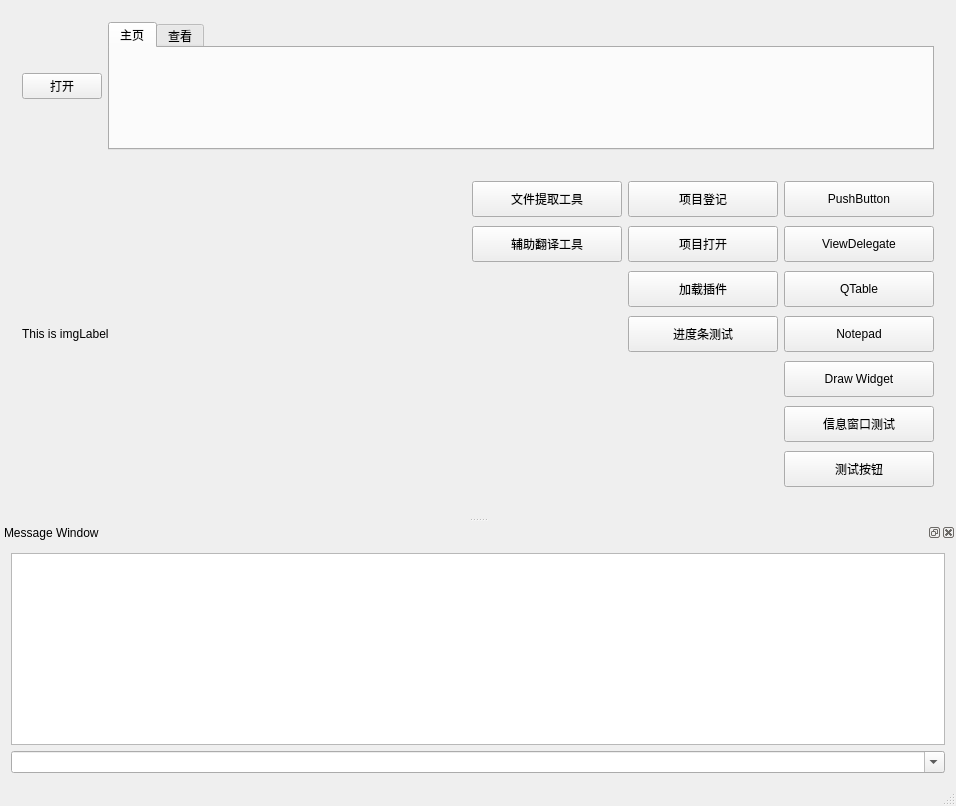
<?xml version="1.0" encoding="UTF-8"?>
<ui version="4.0">
 <class>test_prjClass</class>
 <widget class="QMainWindow" name="test_prjClass">
  <property name="geometry">
   <rect>
    <x>0</x>
    <y>0</y>
    <width>956</width>
    <height>806</height>
   </rect>
  </property>
  <property name="windowTitle">
   <string>test_prj</string>
  </property>
  <property name="windowIcon">
   <iconset>
    <normaloff>../../x86release/main.ico</normaloff>../../x86release/main.ico</iconset>
  </property>
  <widget class="QWidget" name="centralWidget">
   <layout class="QGridLayout" name="gridLayout_3">
    <item row="1" column="0" colspan="2">
     <widget class="QWidget" name="widget_Top" native="true">
      <property name="maximumSize">
       <size>
        <width>16777215</width>
        <height>150</height>
       </size>
      </property>
      <layout class="QGridLayout" name="gridLayout_4">
       <item row="0" column="0">
        <widget class="QPushButton" name="pushButton_MenuFile">
         <property name="text">
          <string>打开</string>
         </property>
        </widget>
       </item>
       <item row="0" column="1">
        <widget class="QTabWidget" name="tabWidget_Main">
         <property name="maximumSize">
          <size>
           <width>16777215</width>
           <height>16777215</height>
          </size>
         </property>
         <property name="currentIndex">
          <number>0</number>
         </property>
         <widget class="QWidget" name="tab">
          <attribute name="title">
           <string>主页</string>
          </attribute>
         </widget>
         <widget class="QWidget" name="tab_2">
          <attribute name="title">
           <string>查看</string>
          </attribute>
         </widget>
        </widget>
       </item>
      </layout>
     </widget>
    </item>
    <item row="2" column="0" colspan="2">
     <widget class="QWidget" name="widget_Mid" native="true">
      <layout class="QGridLayout" name="gridLayout">
       <item row="2" column="4">
        <widget class="QPushButton" name="qTable">
         <property name="sizePolicy">
          <sizepolicy hsizetype="Minimum" vsizetype="Preferred">
           <horstretch>0</horstretch>
           <verstretch>0</verstretch>
          </sizepolicy>
         </property>
         <property name="minimumSize">
          <size>
           <width>100</width>
           <height>36</height>
          </size>
         </property>
         <property name="maximumSize">
          <size>
           <width>150</width>
           <height>36</height>
          </size>
         </property>
         <property name="text">
          <string>QTable</string>
         </property>
        </widget>
       </item>
       <item row="2" column="3">
        <widget class="QPushButton" name="pushButton_RegCmd">
         <property name="minimumSize">
          <size>
           <width>100</width>
           <height>36</height>
          </size>
         </property>
         <property name="maximumSize">
          <size>
           <width>150</width>
           <height>36</height>
          </size>
         </property>
         <property name="text">
          <string>加载插件</string>
         </property>
        </widget>
       </item>
       <item row="0" column="0" rowspan="7">
        <widget class="QLabel" name="imgLabel">
         <property name="autoFillBackground">
          <bool>true</bool>
         </property>
         <property name="text">
          <string>This is imgLabel</string>
         </property>
         <property name="scaledContents">
          <bool>true</bool>
         </property>
        </widget>
       </item>
       <item row="4" column="4">
        <widget class="QPushButton" name="drawWidget">
         <property name="minimumSize">
          <size>
           <width>100</width>
           <height>36</height>
          </size>
         </property>
         <property name="maximumSize">
          <size>
           <width>150</width>
           <height>16777215</height>
          </size>
         </property>
         <property name="text">
          <string>Draw Widget</string>
         </property>
        </widget>
       </item>
       <item row="1" column="4">
        <widget class="QPushButton" name="viewDelegate">
         <property name="sizePolicy">
          <sizepolicy hsizetype="Minimum" vsizetype="Preferred">
           <horstretch>0</horstretch>
           <verstretch>0</verstretch>
          </sizepolicy>
         </property>
         <property name="minimumSize">
          <size>
           <width>100</width>
           <height>36</height>
          </size>
         </property>
         <property name="maximumSize">
          <size>
           <width>150</width>
           <height>36</height>
          </size>
         </property>
         <property name="text">
          <string>ViewDelegate</string>
         </property>
        </widget>
       </item>
       <item row="0" column="4">
        <widget class="QPushButton" name="pushButton">
         <property name="sizePolicy">
          <sizepolicy hsizetype="Minimum" vsizetype="Preferred">
           <horstretch>0</horstretch>
           <verstretch>0</verstretch>
          </sizepolicy>
         </property>
         <property name="minimumSize">
          <size>
           <width>100</width>
           <height>36</height>
          </size>
         </property>
         <property name="maximumSize">
          <size>
           <width>150</width>
           <height>36</height>
          </size>
         </property>
         <property name="text">
          <string>PushButton</string>
         </property>
        </widget>
       </item>
       <item row="6" column="4">
        <widget class="QPushButton" name="pushButton_TestBtn">
         <property name="minimumSize">
          <size>
           <width>100</width>
           <height>36</height>
          </size>
         </property>
         <property name="maximumSize">
          <size>
           <width>150</width>
           <height>16777215</height>
          </size>
         </property>
         <property name="text">
          <string>测试按钮</string>
         </property>
        </widget>
       </item>
       <item row="3" column="4">
        <widget class="QPushButton" name="notepad">
         <property name="sizePolicy">
          <sizepolicy hsizetype="Minimum" vsizetype="Fixed">
           <horstretch>0</horstretch>
           <verstretch>0</verstretch>
          </sizepolicy>
         </property>
         <property name="minimumSize">
          <size>
           <width>100</width>
           <height>36</height>
          </size>
         </property>
         <property name="maximumSize">
          <size>
           <width>150</width>
           <height>16777215</height>
          </size>
         </property>
         <property name="text">
          <string>Notepad</string>
         </property>
        </widget>
       </item>
       <item row="5" column="4">
        <widget class="QPushButton" name="pushButton_MsgWin">
         <property name="sizePolicy">
          <sizepolicy hsizetype="Minimum" vsizetype="Preferred">
           <horstretch>0</horstretch>
           <verstretch>0</verstretch>
          </sizepolicy>
         </property>
         <property name="minimumSize">
          <size>
           <width>100</width>
           <height>36</height>
          </size>
         </property>
         <property name="maximumSize">
          <size>
           <width>150</width>
           <height>36</height>
          </size>
         </property>
         <property name="text">
          <string>信息窗口测试</string>
         </property>
        </widget>
       </item>
       <item row="0" column="1">
        <widget class="QPushButton" name="pushButton_FileExtract">
         <property name="sizePolicy">
          <sizepolicy hsizetype="Minimum" vsizetype="Preferred">
           <horstretch>0</horstretch>
           <verstretch>0</verstretch>
          </sizepolicy>
         </property>
         <property name="minimumSize">
          <size>
           <width>100</width>
           <height>36</height>
          </size>
         </property>
         <property name="maximumSize">
          <size>
           <width>150</width>
           <height>36</height>
          </size>
         </property>
         <property name="text">
          <string>文件提取工具</string>
         </property>
        </widget>
       </item>
       <item row="1" column="1">
        <widget class="QPushButton" name="pushButton_LanTool">
         <property name="sizePolicy">
          <sizepolicy hsizetype="Minimum" vsizetype="Preferred">
           <horstretch>0</horstretch>
           <verstretch>0</verstretch>
          </sizepolicy>
         </property>
         <property name="minimumSize">
          <size>
           <width>100</width>
           <height>36</height>
          </size>
         </property>
         <property name="maximumSize">
          <size>
           <width>150</width>
           <height>36</height>
          </size>
         </property>
         <property name="text">
          <string>辅助翻译工具</string>
         </property>
        </widget>
       </item>
       <item row="0" column="3">
        <widget class="QPushButton" name="pushButton_marineRegister">
         <property name="minimumSize">
          <size>
           <width>100</width>
           <height>36</height>
          </size>
         </property>
         <property name="maximumSize">
          <size>
           <width>150</width>
           <height>36</height>
          </size>
         </property>
         <property name="text">
          <string>项目登记</string>
         </property>
        </widget>
       </item>
       <item row="1" column="3">
        <widget class="QPushButton" name="pushButton_marineOpen">
         <property name="minimumSize">
          <size>
           <width>100</width>
           <height>36</height>
          </size>
         </property>
         <property name="maximumSize">
          <size>
           <width>150</width>
           <height>36</height>
          </size>
         </property>
         <property name="text">
          <string>项目打开</string>
         </property>
        </widget>
       </item>
       <item row="3" column="3">
        <widget class="QPushButton" name="pushButton_Progress">
         <property name="minimumSize">
          <size>
           <width>100</width>
           <height>36</height>
          </size>
         </property>
         <property name="text">
          <string>进度条测试</string>
         </property>
        </widget>
       </item>
      </layout>
     </widget>
    </item>
   </layout>
  </widget>
  <widget class="QStatusBar" name="statusBar"/>
  <widget class="QDockWidget" name="dockWidget">
   <property name="enabled">
    <bool>true</bool>
   </property>
   <property name="layoutDirection">
    <enum>Qt::LeftToRight</enum>
   </property>
   <property name="floating">
    <bool>false</bool>
   </property>
   <property name="allowedAreas">
    <set>Qt::AllDockWidgetAreas</set>
   </property>
   <property name="windowTitle">
    <string>Message Window</string>
   </property>
   <attribute name="dockWidgetArea">
    <number>8</number>
   </attribute>
   <widget class="QWidget" name="dockWidgetContents">
    <layout class="QGridLayout" name="gridLayout_2">
     <item row="0" column="0">
      <widget class="QTextBrowser" name="textBrowser"/>
     </item>
     <item row="1" column="0">
      <widget class="QComboBox" name="comboBox_Cmd">
       <property name="editable">
        <bool>true</bool>
       </property>
      </widget>
     </item>
    </layout>
   </widget>
  </widget>
  <action name="actionNotepad">
   <property name="text">
    <string>Notepad</string>
   </property>
  </action>
  <action name="actionQTable">
   <property name="text">
    <string>QTable</string>
   </property>
  </action>
  <action name="actionDrawWidget">
   <property name="text">
    <string>DrawWidget</string>
   </property>
  </action>
 </widget>
 <layoutdefault spacing="6" margin="11"/>
 <resources/>
 <connections>
  <connection>
   <sender>pushButton</sender>
   <signal>clicked()</signal>
   <receiver>test_prjClass</receiver>
   <slot>on_pushbutton_clicked()</slot>
   <hints>
    <hint type="sourcelabel">
     <x>937</x>
     <y>211</y>
    </hint>
    <hint type="destinationlabel">
     <x>299</x>
     <y>199</y>
    </hint>
   </hints>
  </connection>
  <connection>
   <sender>actionNotepad</sender>
   <signal>triggered()</signal>
   <receiver>test_prjClass</receiver>
   <slot>on_notepad_clicked()</slot>
   <hints>
    <hint type="sourcelabel">
     <x>-1</x>
     <y>-1</y>
    </hint>
    <hint type="destinationlabel">
     <x>212</x>
     <y>211</y>
    </hint>
   </hints>
  </connection>
  <connection>
   <sender>actionQTable</sender>
   <signal>triggered()</signal>
   <receiver>test_prjClass</receiver>
   <slot>on_qtable_clicked()</slot>
   <hints>
    <hint type="sourcelabel">
     <x>-1</x>
     <y>-1</y>
    </hint>
    <hint type="destinationlabel">
     <x>212</x>
     <y>211</y>
    </hint>
   </hints>
  </connection>
  <connection>
   <sender>drawWidget</sender>
   <signal>clicked()</signal>
   <receiver>test_prjClass</receiver>
   <slot>on_drawwidget_clicked()</slot>
   <hints>
    <hint type="sourcelabel">
     <x>937</x>
     <y>387</y>
    </hint>
    <hint type="destinationlabel">
     <x>212</x>
     <y>211</y>
    </hint>
   </hints>
  </connection>
  <connection>
   <sender>notepad</sender>
   <signal>clicked()</signal>
   <receiver>test_prjClass</receiver>
   <slot>on_notepad_clicked()</slot>
   <hints>
    <hint type="sourcelabel">
     <x>884</x>
     <y>343</y>
    </hint>
    <hint type="destinationlabel">
     <x>212</x>
     <y>211</y>
    </hint>
   </hints>
  </connection>
  <connection>
   <sender>actionDrawWidget</sender>
   <signal>triggered()</signal>
   <receiver>test_prjClass</receiver>
   <slot>on_drawwidget_clicked()</slot>
   <hints>
    <hint type="sourcelabel">
     <x>-1</x>
     <y>-1</y>
    </hint>
    <hint type="destinationlabel">
     <x>186</x>
     <y>163</y>
    </hint>
   </hints>
  </connection>
  <connection>
   <sender>qTable</sender>
   <signal>clicked()</signal>
   <receiver>test_prjClass</receiver>
   <slot>on_qtable_clicked()</slot>
   <hints>
    <hint type="sourcelabel">
     <x>927</x>
     <y>299</y>
    </hint>
    <hint type="destinationlabel">
     <x>182</x>
     <y>155</y>
    </hint>
   </hints>
  </connection>
  <connection>
   <sender>viewDelegate</sender>
   <signal>clicked()</signal>
   <receiver>test_prjClass</receiver>
   <slot>on_viewdelegate_clicked()</slot>
   <hints>
    <hint type="sourcelabel">
     <x>937</x>
     <y>255</y>
    </hint>
    <hint type="destinationlabel">
     <x>182</x>
     <y>155</y>
    </hint>
   </hints>
  </connection>
  <connection>
   <sender>pushButton_FileExtract</sender>
   <signal>clicked()</signal>
   <receiver>test_prjClass</receiver>
   <slot>on_listview_clicked()</slot>
   <hints>
    <hint type="sourcelabel">
     <x>625</x>
     <y>211</y>
    </hint>
    <hint type="destinationlabel">
     <x>353</x>
     <y>226</y>
    </hint>
   </hints>
  </connection>
  <connection>
   <sender>pushButton_LanTool</sender>
   <signal>clicked()</signal>
   <receiver>test_prjClass</receiver>
   <slot>on_searchlist_clicked()</slot>
   <hints>
    <hint type="sourcelabel">
     <x>625</x>
     <y>255</y>
    </hint>
    <hint type="destinationlabel">
     <x>360</x>
     <y>259</y>
    </hint>
   </hints>
  </connection>
 </connections>
 <slots>
  <slot>on_pushbutton_clicked()</slot>
  <slot>on_notepad_clicked()</slot>
  <slot>on_qtable_clicked()</slot>
  <slot>on_drawwidget_clicked()</slot>
  <slot>on_viewdelegate_clicked()</slot>
  <slot>on_listview_clicked()</slot>
  <slot>on_searchlist_clicked()</slot>
 </slots>
</ui>
